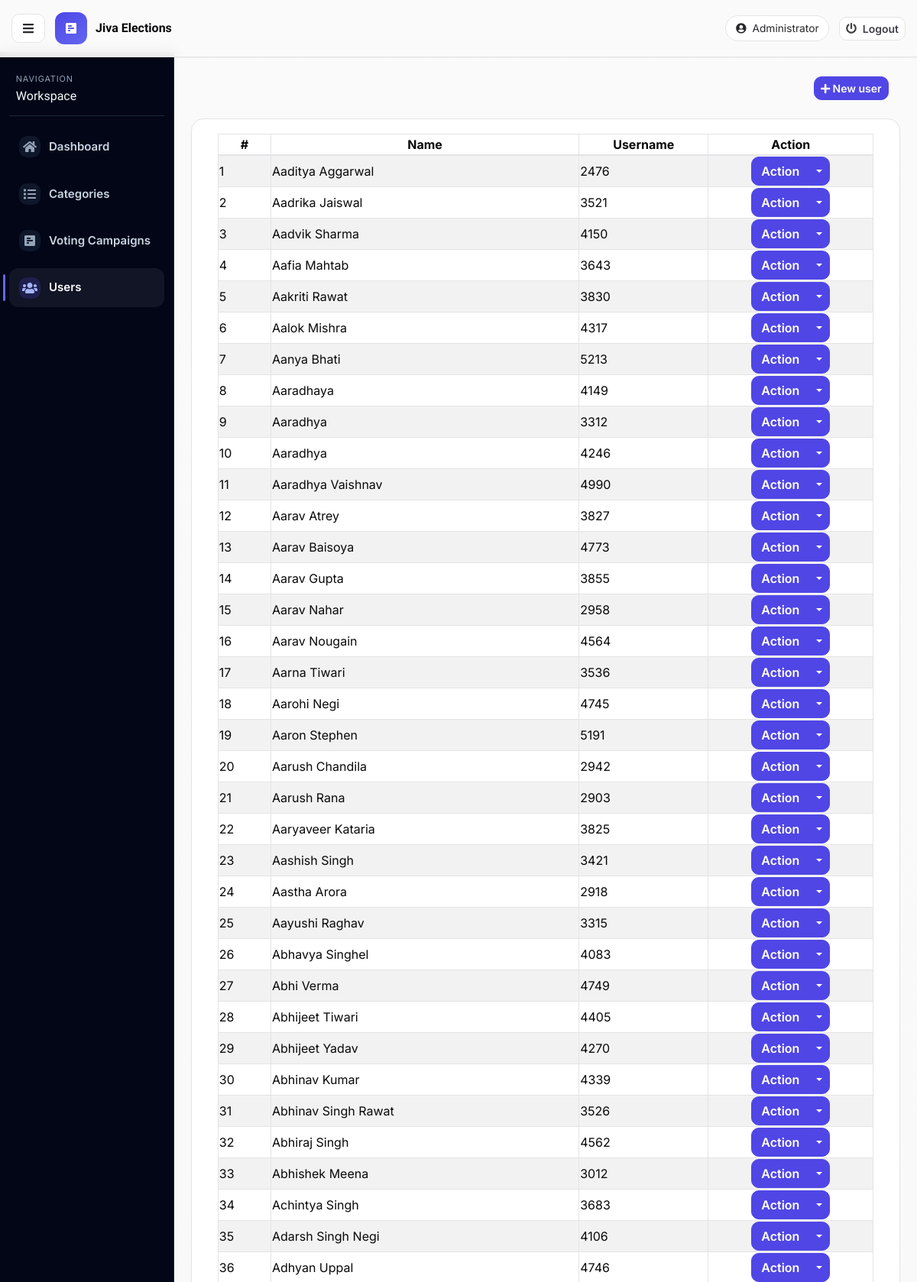
The app's page /index.php?page=users (signed in, upper part) with its own data.
### tables this page shows
CREATE TABLE `users` (
  `id` int(30) NOT NULL,
  `name` varchar(200) NOT NULL,
  `username` varchar(100) NOT NULL,
  `password` varchar(200) NOT NULL,
  `type` tinyint(1) NOT NULL DEFAULT 2 COMMENT '1+admin , 2 = users'
);

### users.php (the view, shortened to what this page needs)
<div class="container-fluid">
	<div class="row">
	<div class="col-lg-12">
			<button class="btn btn-primary float-right btn-sm" id="new_user"><i class="fa fa-plus"></i> New user</button>
	</div>
	</div>
	<br>
	<div class="row">
		<div class="card col-lg-12">
			<div class="card-body">
				<table class="table-striped table-bordered col-md-12">
			<thead>
				<tr>
					<th class="text-center">#</th>
					<th class="text-center">Name</th>
					<th class="text-center">Username</th>
					<th class="text-center">Action</th>
				</tr>
			</thead>
			<tbody>
				<?php
 					include 'db_connect.php';
 					$users = $conn->query("SELECT * FROM users order by name asc");
 					$i = 1;
 					while($row= $users->fetch_assoc()):
				 ?>
				 <tr>
				 	<td>
				 		<?php echo $i++ ?>
				 	</td>
				 	<td>
				 		<?php echo $row['name'] ?>
				 	</td>
				 	<td>
				 		<?php echo $row['username'] ?>
				 	</td>
				 	<td>
				 		<center>
								<div class="btn-group">
								  <button type="button" class="btn btn-primary">Action</button>
								  <button type="button" class="btn btn-primary dropdown-toggle dropdown-toggle-split" data-toggle="dropdown" aria-haspopup="true" aria-expanded="false">
								  </button>
								</div>
								</center>
				 	</td>
				 </tr>
				<?php endwhile; ?>
			</tbody>
		</table>
			</div>
		</div>
	</div>
</div>

### assets/css/style.css (style rules this page uses)
body { font-family: "Open Sans", sans-serif; color: #444444; width: 100%; height: calc(100%); }
:root { --font-base: "Inter", sans-serif; --font-display: "Geist", "Inter", sans-serif; --bg-page: #f3f4f6; --bg-surface: #ffffff; --bg-soft: #f8fafc; --ink-900: #09090b; --ink-700: #27272a; --ink-500: #52525b; --brand-700: #4338ca; --brand-600: #4f46e5; --brand-500: #6366f1; --brand-accent: #818cf8; --danger-600: #d44747; --ring: 0 0 0 3px rgba(79, 70, 229, 0.18); --shadow-soft: 0 2px 8px rgba(15, 23, 42, 0.05); --shadow-card: 0 1px 2px rgba(15, 23, 42, 0.05); --radius-xl: 16px; --radius-lg: 14px; --radius-md: 12px; }
* { box-sizing: border-box; }
body, html { font-family: var(--font-base); background: linear-gradient(180deg, #fafafa 0%, #f4f4f5 100%); color: var(--ink-900); min-height: 100%; }
.admin-shell { min-height: 100vh; }
.card { border: 1px solid #e4e4e7; border-radius: var(--radius-xl); box-shadow: var(--shadow-card); overflow: hidden; background: var(--bg-surface); }
.card-body { padding: 1.15rem; }
.table-bordered td, .table-bordered th { border-color: #e4e4e7; }
.btn { border-radius: 10px; font-weight: 600; }
.btn-primary { border-color: var(--brand-600); background: var(--brand-600); }
main#view-panel > * { animation: riseIn .38s ease; }

### records on screen
users: name "Aaditya Aggarwal", username "2476"
users: name "Aadrika Jaiswal", username "3521"
users: name "Aadvik Sharma", username "4150"
users: name "Aafia Mahtab", username "3643"
users: name "Aakriti Rawat", username "3830"
users: name "Aalok Mishra", username "4317"
users: name "Aanya Bhati", username "5213"
users: name "Aaradhaya", username "4149"
users: name "Aaradhya", username "3312"
users: name "Aaradhya", username "4246"
users: name "Aaradhya Vaishnav", username "4990"
users: name "Aarav Atrey", username "3827"
users: name "Aarav Baisoya", username "4773"
users: name "Aarav Gupta", username "3855"
users: name "Aarav Nahar", username "2958"
users: name "Aarav Nougain", username "4564"
users: name "Aarna Tiwari", username "3536"
users: name "Aarohi Negi", username "4745"
users: name "Aaron Stephen", username "5191"
users: name "Aarush Chandila", username "2942"
users: name "Aarush Rana", username "2903"
users: name "Aaryaveer Kataria", username "3825"
users: name "Aashish Singh", username "3421"
users: name "Aastha Arora", username "2918"
users: name "Aayushi Raghav", username "3315"
users: name "Abhavya Singhel", username "4083"
users: name "Abhi Verma", username "4749"
users: name "Abhijeet Tiwari", username "4405"
users: name "Abhijeet Yadav", username "4270"
users: name "Abhinav Kumar", username "4339"
users: name "Abhinav Singh Rawat", username "3526"
users: name "Abhiraj Singh", username "4562"
users: name "Abhishek Meena", username "3012"
users: name "Achintya Singh", username "3683"
users: name "Adarsh Singh Negi", username "4106"
users: name "Adhyan Uppal", username "4746"

### other values on screen
$_SESSION['login_name'] "Administrator"
